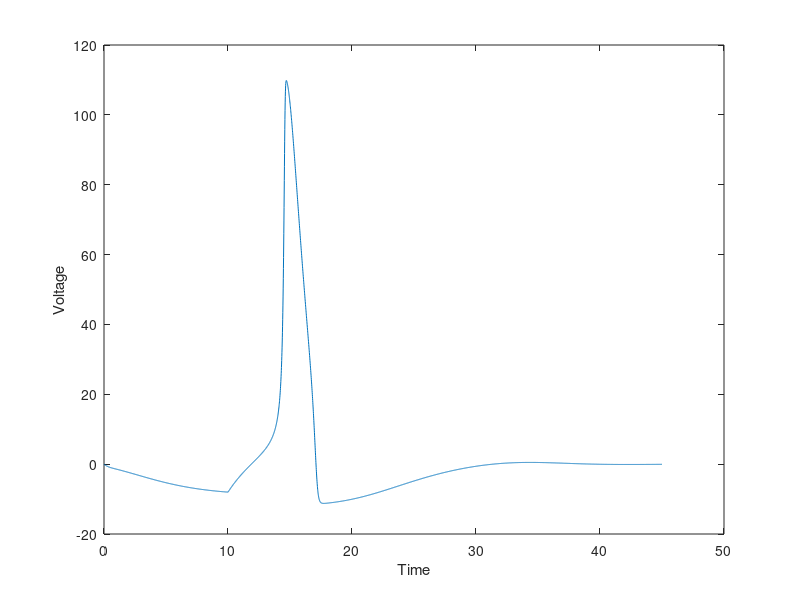

The MATLAB source for this figure:
clear; clf; 
% maximal conductance (in units of mS/cm^2); 1=K+, 2=Na+, 3=Leakage 
g(1)=36; g(2)=120; g(3)=0.3;%was 36 in stead of 40, was .3  
% equilibrium potential for ions 
E(1)=-12; E(2)=115; E(3)=10.613; 
% Initialization of variables 
%I_ext=0;  
V=0; x=zeros(1,3); x(3)=1; t_rec=0; 
% Time step for integration 
dt=0.01;%was .01 
% Integration with Euler method 

firings=[];%new addition 
diff01=0; 
diff12=0; 
V0=0; 
for t=0:dt:45%was 90 
   %if t==1; I_ext=10; end %turn on external current at t=10 
  % if t==11; I_ext=0;  end %turn off external current at t=40  
  % if t==50; I_ext=10;  end %turn off external current at t=40  
   %if t==70; I_ext=0;  end %turn off external current at t=40  
   % alpha functions used in the model 
   %following 4 lines are new 
   V0=V; 
   if t<=10
I_ext=-5.76;
else
    I_ext=0;
   end
    if ((diff12>0) && (diff01<0)) 
              firings=[firings; t, 1];%record the firing time and the number of corresponding firing neurons 
    end 
    
   alpha(1)=(10-V)/(100*(exp((10-V)/10)-1)); 
   alpha(2)=(25-V)/(10*(exp((25-V)/10)-1)); 
   alpha(3)=0.07*exp(-V/20); 
   % beta functions used in the model 
   beta(1)=0.125*exp(-V/80); 
   beta(2)=4*exp(-V/18); 
   beta(3)=1/(exp((30-V)/10)+1); 
   % time constant Tau_x and the equilibirum value x_infty 
   tau=1./(alpha+beta);% 3 equations 
   x_infty=alpha.*tau; % 3 equations 
   % Integration with the Euler method 
   x=(1-dt./tau).*x+dt./tau.*x_infty;% 3 equations 
   % Calculate actual conductance g with given n,m,h 
   gnmh(1)=g(1)*x(1)^4; 
   gnmh(2)=g(2)*x(2)^3*x(3); 
   gnmh(3)=g(3); 
   %The internal ion current 
   I=gnmh.*(V-E); % 3 equations 
   %Update the membrane voltage 
   V=V+dt*(I_ext-sum(I)); 
 
   %following 6 lines are new 
   diff12=diff01;   %diff12 = v(t-1)-v(t-2) 
   diff01=V-V0;     %diff01 = v(t-0)-v(t-1) 
    
%     if V>30 
%            t 
%     end 
         
   %Record some variables for plotting after equilibration 
   if t>=0; 
      t_rec=t_rec+1; 
      x_plot(t_rec)=t; 
      y_plot(t_rec)=V; 
   end 
end % the end of time loop 
firings 
plot(x_plot,y_plot); xlabel('Time'); ylabel('Voltage'); 
